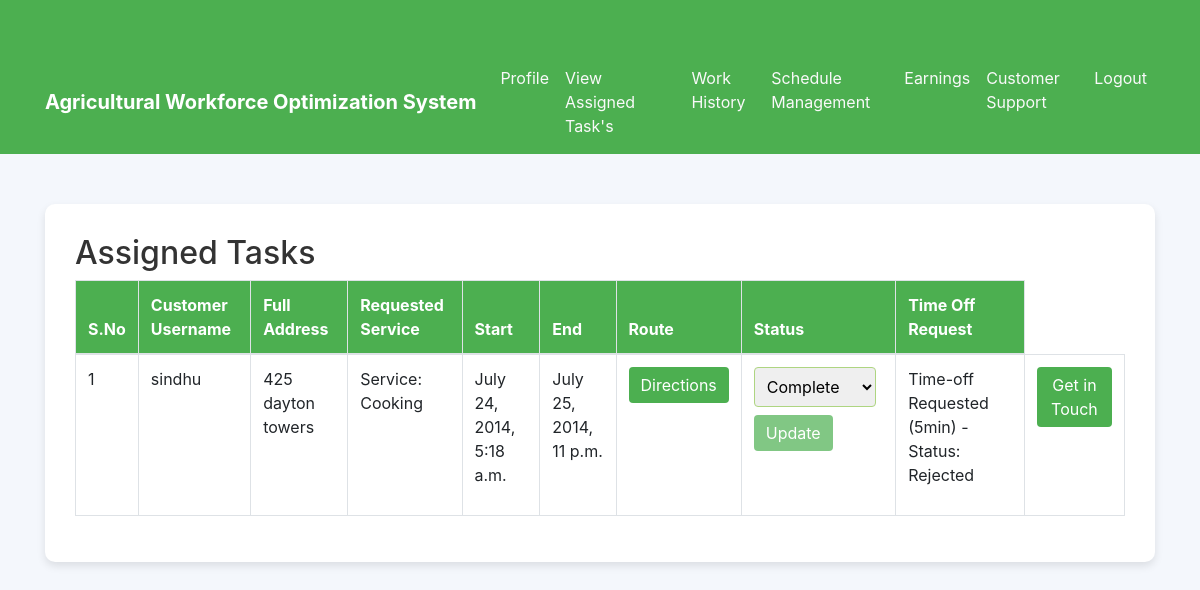
The app's page /worker/workerviewassignedtask (signed in) with its own data.
### wfmadmin/models.py (models this page shows, shortened)
class Assignment(models.Model):
    id = models.AutoField(primary_key=True)
    worker = models.ForeignKey(worker, on_delete=models.CASCADE)
    customer = models.ForeignKey(customer, on_delete=models.CASCADE)
    request = models.ForeignKey(CustomerServiceRequest, on_delete=models.CASCADE)
    title = models.CharField(max_length=100)
    start = models.DateTimeField()
    end = models.DateTimeField()
    status = models.CharField(max_length=100, default='none')
    created_at = models.DateTimeField(auto_now_add=True)

class customer(models.Model):
    id = models.AutoField(primary_key=True)
    firstname = models.CharField(max_length=30)
    lastname = models.CharField(max_length=30)
    address = models.CharField(max_length=100)
    city = models.CharField(max_length=20)
    state = models.CharField(max_length=20)
    country = models.CharField(max_length=20)
    username = models.CharField(max_length=20)
    email = models.EmailField(max_length=20)
    number = models.IntegerField()
    password = models.CharField(max_length=20)
    status = models.BooleanField(default=False)
    created_at = models.DateTimeField(auto_now_add=True)

class CustomerServiceRequest(models.Model):
    id = models.AutoField(primary_key=True)
    user_id = models.CharField(max_length=100)
    fullname = models.CharField(max_length=100)
    fulladdress = models.CharField(max_length=255)
    location = models.CharField(max_length=1024)
    service = models.CharField(max_length=100)
    start_date = models.DateField()
    end_date = models.DateField()
    start_time = models.TimeField()
    end_time = models.TimeField()
    status = models.CharField(max_length=100, default='none')
    pri_status = models.CharField(max_length=100, default='none')
    ser_status = models.BooleanField(default=True)
    created_at = models.DateTimeField(auto_now_add=True)

class WorkerTimeOffRequest(models.Model):
    id = models.AutoField(primary_key=True)
    assignment = models.ForeignKey(Assignment, on_delete=models.CASCADE)
    time_off_duration = models.CharField(max_length=20)
    requested_at = models.DateTimeField(auto_now_add=True)
    status = models.CharField(max_length=20)

### worker/views.py (the view)
# urls.py: path('workerviewassignedtask', workerviewassignedtask, name='workerviewassignedtask'),
def workerviewassignedtask(request):
    user_id = request.session.get('worker_id')
    customer_request = Assignment.objects.filter(worker = user_id).exclude(status='complete').order_by('-created_at')
    return render(request, 'worker/workerviewassignedtask.html', {'customer_request':customer_request})

### templates/worker/workerviewassignedtask.html (shortened to what this page needs)
<!DOCTYPE html>
<html lang="en">
<head>
  <link href="https://stackpath.bootstrapcdn.com/bootstrap/4.5.2/css/bootstrap.min.css" rel="stylesheet">
  <link rel="stylesheet" href="https://cdnjs.cloudflare.com/ajax/libs/font-awesome/5.15.3/css/all.min.css">
</head>
<body>
  {% include 'worker/workernavbar.html' %}
  <section id="contact" class="contact mt-5">
    <div class="container" data-aos="fade-up">
      <div class="form-container">
        <div class="section-title">
            <h2 class="form-header">Assigned Tasks</h2>
        </div>
        <div class="row">
            <div class="col-lg-12">
                <div class="table-responsive">
                  <table class="table table-bordered">
                    <thead>
                        <tr>
                            <th>S.No</th>
                            <th>Customer Username</th>
                            <th>Full Address</th>
                            <th>Requested Service</th>
                            <th>Start</th>
                            <th>End</th>
                            <th>Route</th>
                            <th>Status</th>
                            <th>Time Off Request</th>
                        </tr>
                    </thead>
                    <tbody>
                        {% for req in customer_request %}
                        <tr>
                            <td>{{ forloop.counter }}</td>
                            <td>{{ req.customer.username }}</td>
                            <td>{{ req.request.fulladdress }}</td>
                            <td>{{ req.title }}</td>
                            <td>{{ req.start }}</td>
                            <td>{{ req.end }}</td>
                            <td>
                                <a href="{{ req.request.location }}" target="_blank">
                                    <button type="button" class="btn btn-primary">Directions</button>
                                </a>
                            </td>
                            <td>
                                {% if req.status == 'complete' or req.status == 'incomplete' %}
                                    {{ req.status }}
                                {% else %}
                                    <form method="post" action="{% url 'update_assignment_status' %}">
                                        <select name="status" class="form-select">
                                            <option value="complete" {% if req.status == 'complete' %}selected{% endif %}>Complete</option>
                                        </select>
                                        <button type="submit" class="btn btn-secondary mt-2">Update</button>
                                    </form>
                                {% endif %}
                            </td>
                            <td>
                                {% if req.status != 'complete' and req.status != 'incomplete' %}
                                    {% if req.workertimeoffrequest_set.exists %}
                                        {% for time_off_request in req.workertimeoffrequest_set.all %}
                                            <p>Time-off Requested ({{ time_off_request.time_off_duration }}) - Status: {{ time_off_request.status }}</p>
                                        {% endfor %}
                                    {% endif %}
                                {% endif %}
                            </td>
                            <td>
                                {% if req.status == 'none' or req.status == 'incomplete' %}
                                    <a href="{% url 'worker_chat_interface' %}?request_id={{ req.id }}" class="btn btn-primary">Get in Touch</a>
                                {% endif %}
                            </td>
                        </tr>
                        {% endfor %}
                    </tbody>
                </table>
                </div>
            </div>
        </div>
      </div>
    </div>
</section>
</body>
</html>

### templates/worker/workerviewassignedtask.html (style rules this page uses)
body { background-color: #f4f7fc; color: #333; }
.container { margin-top: 50px; }
.form-container { background-color: #fff; padding: 30px; border-radius: 10px; box-shadow: 0 4px 8px rgba(0, 0, 0, 0.1); }
.btn-primary { background-color: #4CAF50; border: none; color: #fff; }
.btn-secondary { background-color: #81C784; border: none; color: #fff; }
.form-select { border: 1px solid #AED581; border-radius: 4px; padding: 8px; font-size: 1rem; }
.table thead { background-color: #4CAF50; color: #fff; }

### records on screen
Assignment: customer.username "sindhu", request.fulladdress "425 dayton towers", title "Service: Cooking", start "July 24, 2014, 5:18 a.m.", end "July 25, 2014, 11 p.m."
WorkerTimeOffRequest: time_off_duration "5min", status "Rejected"
